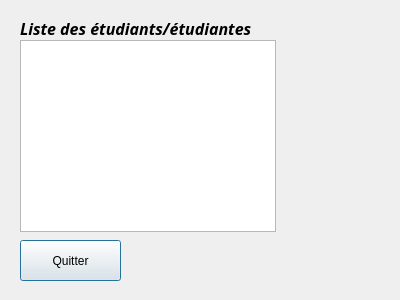
<?xml version="1.0" encoding="UTF-8"?>
<ui version="4.0">
 <class>Dialog</class>
 <widget class="QDialog" name="Dialog">
  <property name="geometry">
   <rect>
    <x>0</x>
    <y>0</y>
    <width>400</width>
    <height>300</height>
   </rect>
  </property>
  <property name="windowTitle">
   <string>Dialog</string>
  </property>
  <widget class="QListView" name="listView">
   <property name="geometry">
    <rect>
     <x>20</x>
     <y>40</y>
     <width>256</width>
     <height>192</height>
    </rect>
   </property>
  </widget>
  <widget class="QLabel" name="label_ls_etudiants">
   <property name="geometry">
    <rect>
     <x>20</x>
     <y>20</y>
     <width>291</width>
     <height>16</height>
    </rect>
   </property>
   <property name="font">
    <font>
     <family>MS Reference Sans Serif</family>
     <pointsize>12</pointsize>
     <weight>75</weight>
     <italic>true</italic>
     <bold>true</bold>
    </font>
   </property>
   <property name="text">
    <string>Liste des étudiants/étudiantes</string>
   </property>
  </widget>
  <widget class="QPushButton" name="pushButton_Quitter">
   <property name="geometry">
    <rect>
     <x>20</x>
     <y>240</y>
     <width>101</width>
     <height>41</height>
    </rect>
   </property>
   <property name="text">
    <string>Quitter</string>
   </property>
  </widget>
 </widget>
 <resources/>
 <connections/>
</ui>
